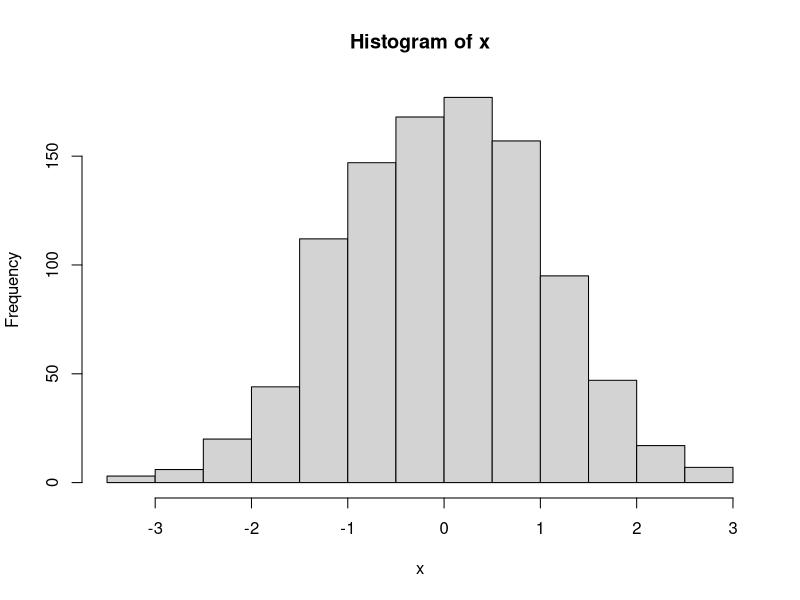
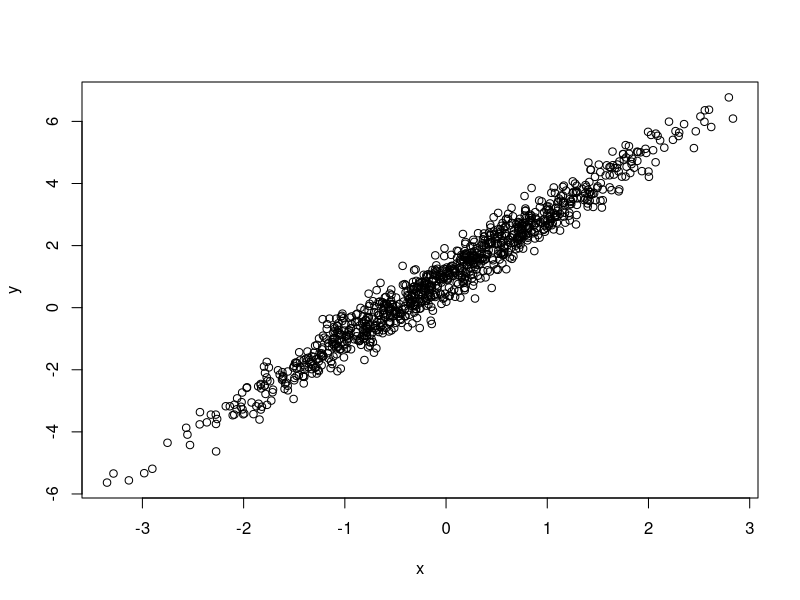

These charts were generated, in order, by the following R code:
## ---- chunk 1
knitr::opts_chunk$set(
  collapse = TRUE,
  fig.width = 8,
  fig.height = 4
)
## ---- chunk 2
##################################################################
# June 2, 2017
# Jeff Goldsmith
#
# Script for exploring R!
##################################################################
## ---- chunk 3
2 + 3

(18/3 + 1*2) ^ (4 - 2) - 6.18273
## ---- chunk 4
x = (18/3 + 1*2) ^ (4 - 2) - 6.18273
y = c(1, 3, 6, 9)
## ---- chunk 5
x = c(1, 3, 6, 9)
x
## ---- chunk 6
vec1 = 5:8
vec2 = c("My", "name", "is", "Jeff")
vec3 = c(TRUE, TRUE, TRUE, FALSE)
vec4 = factor(c("male", "male", "female", "female"))

class(vec1)
class(vec2)
class(vec3)
class(vec4)
## ---- chunk 7
vec4
as.numeric(vec4)

vec4 = relevel(vec4, ref = "male")
vec4
as.numeric(vec4)
## ---- chunk 8
mat1 = matrix(1:8, nrow = 2, ncol = 4)
mat1
## ---- chunk 9
mat2 = rbind(c(7,9,11,13), mat1)
mat2
## ---- chunk 10
mat3 = cbind(vec1, vec2)
mat3
## ---- chunk 11
vec1[1]
mat1[2,4]
## ---- chunk 12
vec1[2:3]
mat1[1, ]
## ---- chunk 13
vec1[c(TRUE, FALSE, TRUE, FALSE)]
vec1[vec1 > 2]
which(vec1 > 2)
## ---- chunk 14
vec1[2:3] = c(14, 15)
vec1

mat1[1,1] = 12; mat1[2,] = 1:4
mat1

vec4[1] = "Male"
vec4
## ---- chunk 15
colnames(mat1) = c("Col1", "Col2", "Col3", "Col4")
mat1[,c("Col1", "Col3")]
## ---- chunk 16
vec = rnorm(1000)

str(vec)
length(vec)
head(vec)
head(vec, 20)
tail(vec)
mean(vec)
median(vec)
summary(vec)

vec = sample(c("male", "female"), 1000, replace = TRUE, prob = c(.3, .7))
str(vec)
table(vec)
## ---- chunk 17
x = rnorm(1000)
y = 1 + 2 * x + rnorm(1000, 0, .4)
hist(x)
plot(x, y)
## ---- chunk 18
l = list(a = 1:5,
         b = matrix(1:8, 2, 4),
         c = TRUE,
         d = summary(rnorm(1000)))
l
## ---- chunk 19
l$a
l[[1]]
l[[1]][1:3]
## ---- chunk 20
vec = c(1, 2, NA, 4, 5, NULL, 6, 7)
vec
mean(vec)
mean(vec, na.rm = TRUE)
